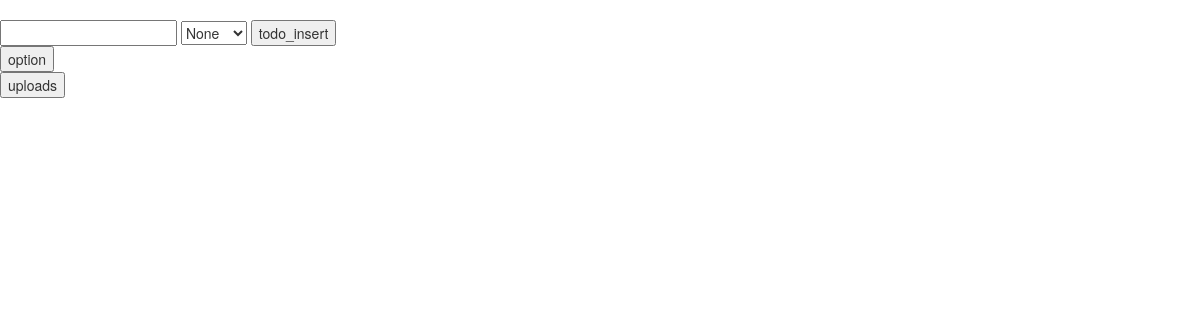
Before: / with the older database file.
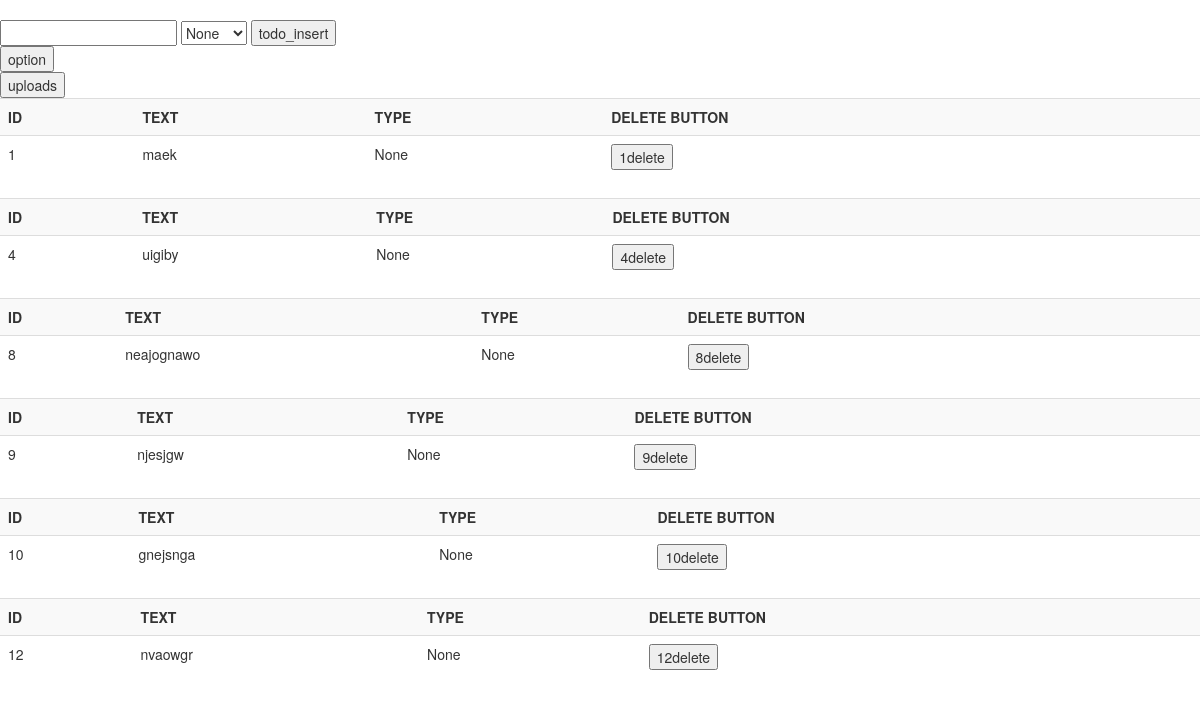
After: the same page with the newer database file.
### tables this page shows
CREATE TABLE todos(id INTEGER PRIMARY KEY, contents TEXT NOT NULL, type text none);

### app.py (the view)
@app.route("/", methods=["POST", "GET"])
def index():
    todo_lists = todo_db.execute("SELECT * FROM todos")
    return render_template("./index.html", todo_lists=todo_lists, types=types)

### templates/index.html
{% extends "layout.html" %}
{% block body %}
<form action="/todo_insert" method="post">
    <input id="text_insert" name="text_insert">
    <select id="type_text" name="type_text">
        {% for type in types %}
        <option value="{{ type }}" name="type">{{ type }}</option>
        {% endfor %}
    </select>
    <button id="btn_todo_insert" name="btn_todo_insert">todo_insert</button>
</form>
<form action="/option" method="post">
    <button>option</button>
</form>
<form action="uploads" method="post">
    <button>uploads</button>
</form>
{% for todo_list in todo_lists %}
<table class="table table-striped">
    <tr>
        <th>ID</th>
        <th>TEXT</th>
        <th>TYPE</th>
        <th>DELETE BUTTON</th>
    </tr>
    <tr>
        <td>{{ todo_list[0] }}</td>
        <td>{{ todo_list[1] }}</td>
        <td>{{ todo_list[2] }}</td>
        <td>
            <form action="loop_delete" method="post">
                <button id="btn_loop_delete" name="btn_loop_delete" value="{{todo_list[0]}}">
                    {{ todo_list[0]}}delete</button>
            </form>
        </td>
    </tr>
</table>
{% endfor %}
{% endblock %}

### templates/layout.html (shortened to what this page needs)
<!DOCTYPE html>
<html lang="ja">
<head>
        <link href="https://maxcdn.bootstrapcdn.com/bootstrap/3.3.1/css/bootstrap.min.css" ;; rel="stylesheet">
        <link rel="stylesheet" href="/static/css/style.css">
</head>
<body>
    {% block body %}
    {% endblock %}
</body>
</html>

Changed rows visible on the page:
added todos: id "1", contents "maek", type "None"
added todos: id "4", contents "uigiby", type "None"
added todos: id "8", contents "neajognawo", type "None"
added todos: id "9", contents "njesjgw", type "None"
added todos: id "10", contents "gnejsnga", type "None"
added todos: id "12", contents "nvaowgr", type "None"
